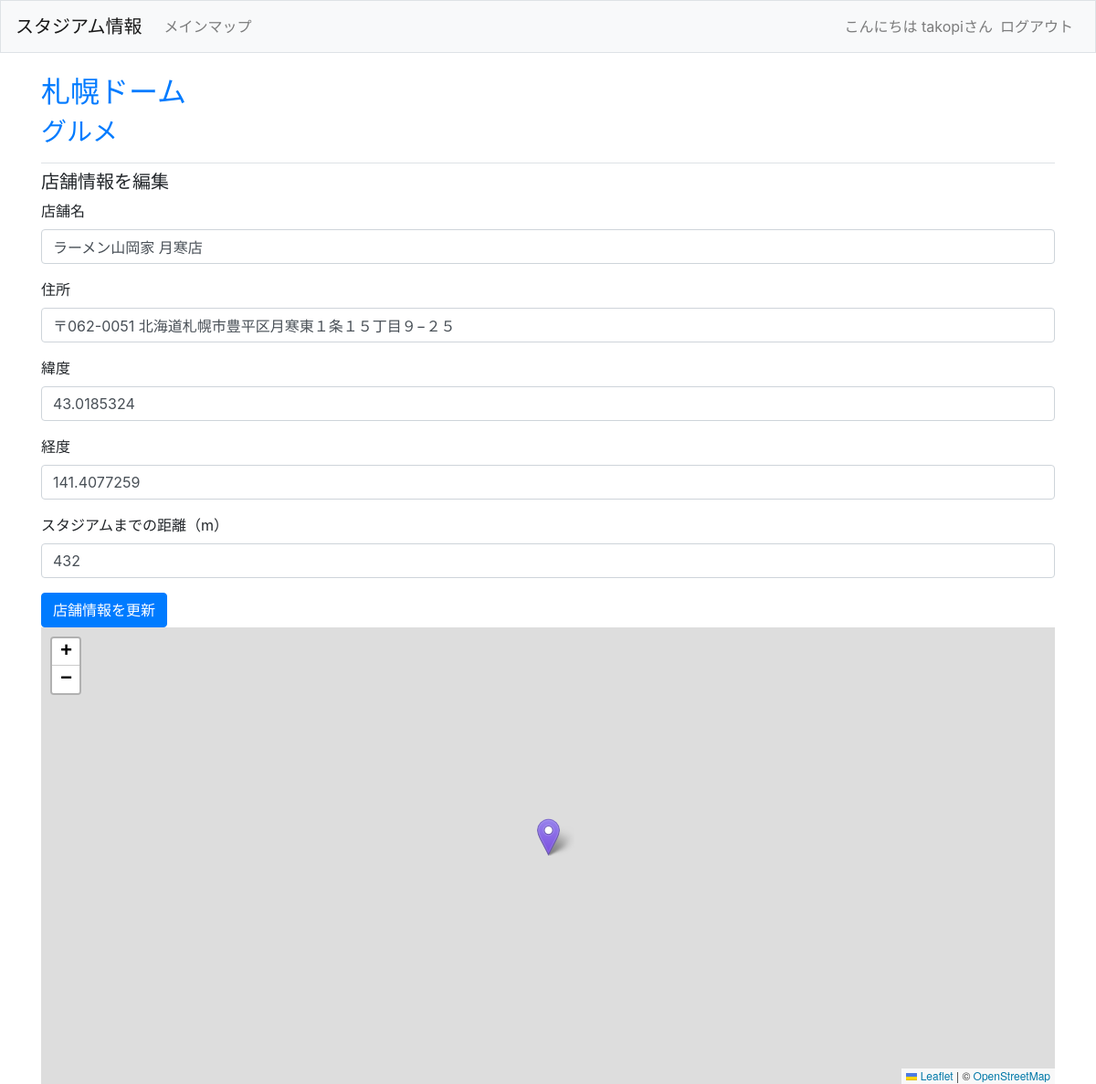
The app's page /stadium/1/1/1/edit_shop/ (signed in) with its own data.
### sta_infos/models.py (models this page shows, shortened)
class Stadium(models.Model):
    name = models.CharField(max_length=100)
    address = models.CharField(max_length=200)
    lon = models.FloatField(null=True)
    lat = models.FloatField(null=True)
    audience = models.CharField(max_length=50)
    club = models.CharField(max_length=200)
    def __str__(self):
        return self.name

class Topic(models.Model):
    stadium = models.ForeignKey(Stadium, on_delete=models.CASCADE, default=0)
    text = models.CharField(max_length=50)
    def __str__(self):
        return self.text

class Shop(models.Model):
    topic = models.ForeignKey(Topic, on_delete=models.CASCADE)
    name = models.CharField(max_length=100)
    address = models.CharField(max_length=200)
    lon = models.FloatField(null=True)
    lat = models.FloatField(null=True)
    distance = models.IntegerField(default=0)
    date_added = models.DateTimeField(auto_now_add=True)

### sta_infos/views.py (the view)
# urls.py: path('stadium/<int:stadium_id>/<int:topic_id>/<int:shop_id>/edit_shop/', views.edit_shop, name='edit_shop'),
@login_required
def edit_shop(request, stadium_id, topic_id, shop_id):
    shop = Shop.objects.get(id=shop_id)
    list = [shop]
    shop_list = serializers.serialize("json", list)
    topic = shop.topic
    stadium = topic.stadium
    if request.method != 'POST':
        form = ShopForm(instance=shop)
    else:
        form = ShopForm(instance=shop, data=request.POST)
        if form.is_valid():
            form.save()
            return redirect('sta_infos:shop', stadium_id=stadium.id, topic_id=topic.id, shop_id=shop.id)
    context = {'form':form, 'stadium':stadium, 'topic':topic, 'shop':shop, 'shop_list':shop_list}
    return render(request, 'sta_infos/edit_shop.html', context)

### sta_infos/forms.py
class ShopForm(forms.ModelForm):
    class Meta:
        model = Shop
        fields = ['name', 'address', 'lat', 'lon', 'distance']
        labels = {'name':'店舗名', 'address':'住所', 'lat':'緯度', 'lon':'経度', 'distance': 'スタジアムまでの距離（m）'}

### sta_infos/templates/sta_infos/edit_shop.html (shortened to what this page needs)
{% extends "sta_infos/base.html" %}
{% load static %}
{% load bootstrap4 %}
{% block page_header %}
<h2><a href="{% url 'sta_infos:stadium' stadium.id %}">{{ stadium }}</a></h2>
<h3><a href="{% url 'sta_infos:topic' stadium.id topic.id %}">{{ topic }}</a></h3>
{% endblock page_header %}
{% block content %}
<h5>店舗情報を編集</h5>
<form action="{% url 'sta_infos:edit_shop' stadium.id topic.id shop.id %}" method='POST' class="form">
    {% bootstrap_form form %}
    {% buttons %}
    <button name="submit" class="btn btn-primary">店舗情報を更新</button>
    {% endbuttons %}
</form>
<div id="shop_map"></div>
{% endblock content %}

### sta_infos/templates/sta_infos/base.html (shortened to what this page needs)
{% load static %}
{% load bootstrap4 %}
<!DOCTYPE html>
<html lang="ja">
    <head>
        {% bootstrap_css %}
        <link rel="stylesheet" href="https://unpkg.com/leaflet@1.9.3/dist/leaflet.css"
/>
        <link rel="stylesheet" href="{% static 'css/style.css' %}?2023022103">
    </head>
    <body>
        <nav class="navbar navbar-expand-md navbar-light bg-light mb-4 border" >
            <a class="navbar-brand" href="{% url 'sta_infos:index' %}">スタジアム情報</a>
            <div class="collapse navbar-collapse" id="navbarCollapse">
                <ul class="navbar-nav mr-auto">
                    <li class="nav-item">
                        <a class="nav-link" href="{% url 'sta_infos:mainmap' %}">メインマップ</a>
                    </li>
                </ul>
                <ul class="navbar-nav ml-auto">
                    {% if user.is_authenticated %}
                    <li class="nav-item">
                        <span class="navbar-text">こんにちは {{ user.username }}さん</span>
                    </li>
                    <li class="nav-item">
                        <a class="nav-link" href="{% url 'users:logout' %}">ログアウト</a>
                    </li>
                    {% endif %}
                </ul>
            </div>
        </nav>
        <main role="main" class="container">
            <div class="pb-2 mb-2 border-bottom">
                {% block page_header %}{% endblock page_header %}
            </div>
            <div>
                {% block content %}{% endblock content %}
            </div>
        </main>
    </body>
</html>

### sta_infos/static/css/style.css (style rules this page uses)
#shop_map { height: 500px; }

### records on screen
Stadium: name "札幌ドーム"
Topic: text "グルメ"
Shop: name "ラーメン山岡家 月寒店", address "〒062-0051 北海道札幌市豊平区月寒東１条１５丁目９−２５", lat "43.0185324", lon "141.4077259", distance "432"

### other values on screen
{{ user.username }} "takopi"
